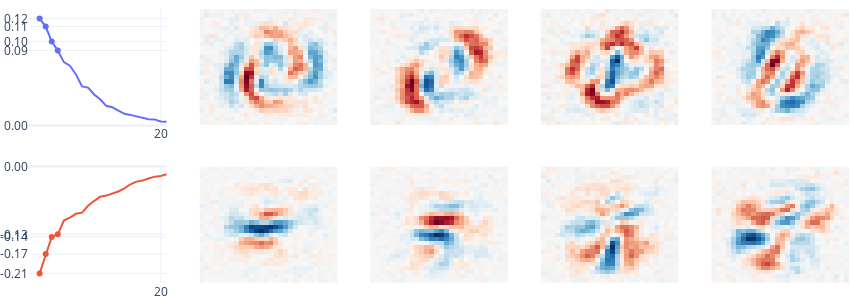
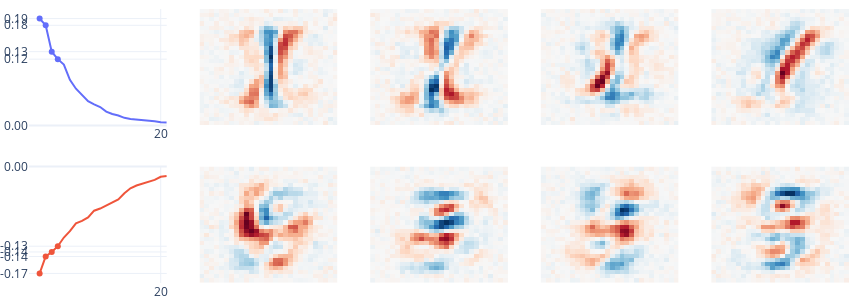
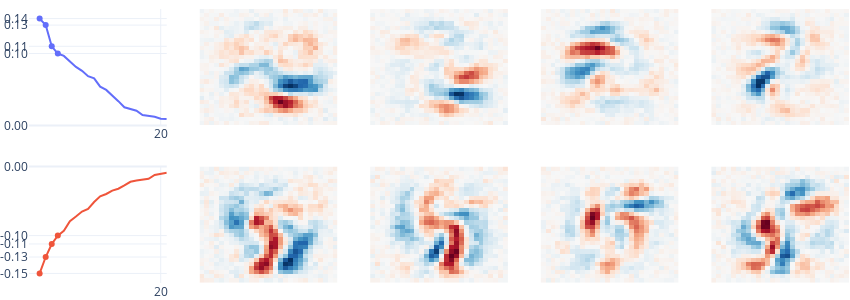
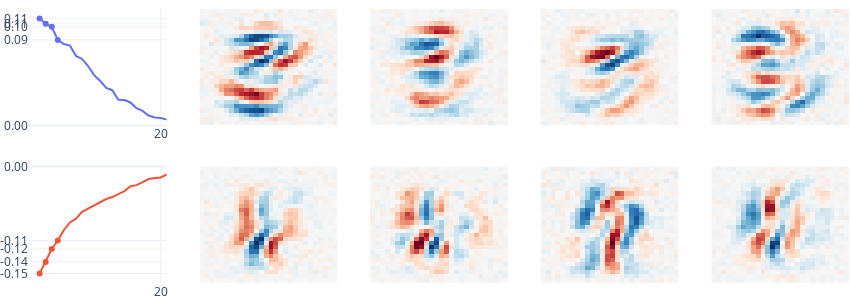

The cell these charts' notebook holds for them, in order:
### Markdown cell above
### Figure 3

### Code cell
for i in range(10):
    print(f"Eigenspectrum Plot for {mnist_labels[i]}")
    eigenspectrum_fig = plot_eigenspectrum(mnist_model, digit=i, eigenvectors=4)
    eigenspectrum_fig.show()

### Figure 1 — Plotly figure (JSON) as saved in the notebook; plotly's stock layout.template omitted (floating-point values rounded to 4 significant figures; data arrays with more than 128 entries replaced by an {"elided": "..."} marker saying what was removed)
{"data": [{"mode": "lines", "type": "scatter", "xaxis": "x", "y": [0.124, 0.1148, 0.09732, 0.08692, 0.07351, 0.06931, 0.05922, 0.04532, 0.04394, 0.03595, 0.03045, 0.02277, 0.02105, 0.01689, 0.01351, 0.01225, 0.01052, 0.009064, 0.00722, 0.007006, 0.004671, 0.004311], "yaxis": "y"}, {"marker": {"color": "#636EFA"}, "mode": "markers", "type": "scatter", "x": [3, 2, 1, 0], "xaxis": "x", "y": [0.08692, 0.09732, 0.1148, 0.124], "yaxis": "y"}, {"marker": {"color": "#EF553B"}, "mode": "lines", "type": "scatter", "xaxis": "x6", "y": [-0.211, -0.1728, -0.1388, -0.1338, -0.1065, -0.1007, -0.09325, -0.09103, -0.0775, -0.06813, -0.05965, -0.05734, -0.05306, -0.04924, -0.04321, -0.03496, -0.02979, -0.02768, -0.02354, -0.01992, -0.01858, -0.01518], "yaxis": "y6"}, {"marker": {"color": "#EF553B"}, "mode": "markers", "type": "scatter", "x": [0, 1, 2, 3], "xaxis": "x6", "y": [-0.211, -0.1728, -0.1388, -0.1338], "yaxis": "y6"}, {"colorscale": [[0, "rgb(103,0,31)"], [0.1, "rgb(178,24,43)"], [0.2, "rgb(214,96,77)"], [0.3, "rgb(244,165,130)"], [0.4, "rgb(253,219,199)"], [0.5, "rgb(247,247,247)"], [0.6, "rgb(209,229,240)"], [0.7, "rgb(146,197,222)"], [0.8, "rgb(67,147,195)"], [0.9, "rgb(33,102,172)"], [1, "rgb(5,48,97)"]], "showscale": false, "type": "heatmap", "xaxis": "x2", "yaxis": "y2", "z": {"elided": "28x28 float values"}, "zmid": 0}, {"colorscale": [[0, "rgb(103,0,31)"], [0.1, "rgb(178,24,43)"], [0.2, "rgb(214,96,77)"], [0.3, "rgb(244,165,130)"], [0.4, "rgb(253,219,199)"], [0.5, "rgb(247,247,247)"], [0.6, "rgb(209,229,240)"], [0.7, "rgb(146,197,222)"], [0.8, "rgb(67,147,195)"], [0.9, "rgb(33,102,172)"], [1, "rgb(5,48,97)"]], "showscale": false, "type": "heatmap", "xaxis": "x3", "yaxis": "y3", "z": {"elided": "28x28 float values"}, "zmid": 0}, {"colorscale": [[0, "rgb(103,0,31)"], [0.1, "rgb(178,24,43)"], [0.2, "rgb(214,96,77)"], [0.3, "rgb(244,165,130)"], [0.4, "rgb(253,219,199)"], [0.5, "rgb(247,247,247)"], [0.6, "rgb(209,229,240)"], [0.7, "rgb(146,197,222)"], [0.8, "rgb(67,147,195)"], [0.9, "rgb(33,102,172)"], [1, "rgb(5,48,97)"]], "showscale": false, "type": "heatmap", "xaxis": "x4", "yaxis": "y4", "z": {"elided": "28x28 float values"}, "zmid": 0}, {"colorscale": [[0, "rgb(103,0,31)"], [0.1, "rgb(178,24,43)"], [0.2, "rgb(214,96,77)"], [0.3, "rgb(244,165,130)"], [0.4, "rgb(253,219,199)"], [0.5, "rgb(247,247,247)"], [0.6, "rgb(209,229,240)"], [0.7, "rgb(146,197,222)"], [0.8, "rgb(67,147,195)"], [0.9, "rgb(33,102,172)"], [1, "rgb(5,48,97)"]], "showscale": false, "type": "heatmap", "xaxis": "x5", "yaxis": "y5", "z": {"elided": "28x28 float values"}, "zmid": 0}, {"colorscale": [[0, "rgb(103,0,31)"], [0.1, "rgb(178,24,43)"], [0.2, "rgb(214,96,77)"], [0.3, "rgb(244,165,130)"], [0.4, "rgb(253,219,199)"], [0.5, "rgb(247,247,247)"], [0.6, "rgb(209,229,240)"], [0.7, "rgb(146,197,222)"], [0.8, "rgb(67,147,195)"], [0.9, "rgb(33,102,172)"], [1, "rgb(5,48,97)"]], "showscale": false, "type": "heatmap", "xaxis": "x7", "yaxis": "y7", "z": {"elided": "28x28 float values"}, "zmid": 0}, {"colorscale": [[0, "rgb(103,0,31)"], [0.1, "rgb(178,24,43)"], [0.2, "rgb(214,96,77)"], [0.3, "rgb(244,165,130)"], [0.4, "rgb(253,219,199)"], [0.5, "rgb(247,247,247)"], [0.6, "rgb(209,229,240)"], [0.7, "rgb(146,197,222)"], [0.8, "rgb(67,147,195)"], [0.9, "rgb(33,102,172)"], [1, "rgb(5,48,97)"]], "showscale": false, "type": "heatmap", "xaxis": "x8", "yaxis": "y8", "z": {"elided": "28x28 float values"}, "zmid": 0}, {"colorscale": [[0, "rgb(103,0,31)"], [0.1, "rgb(178,24,43)"], [0.2, "rgb(214,96,77)"], [0.3, "rgb(244,165,130)"], [0.4, "rgb(253,219,199)"], [0.5, "rgb(247,247,247)"], [0.6, "rgb(209,229,240)"], [0.7, "rgb(146,197,222)"], [0.8, "rgb(67,147,195)"], [0.9, "rgb(33,102,172)"], [1, "rgb(5,48,97)"]], "showscale": false, "type": "heatmap", "xaxis": "x9", "yaxis": "y9", "z": {"elided": "28x28 float values"}, "zmid": 0}, {"colorscale": [[0, "rgb(103,0,31)"], [0.1, "rgb(178,24,43)"], [0.2, "rgb(214,96,77)"], [0.3, "rgb(244,165,130)"], [0.4, "rgb(253,219,199)"], [0.5, "rgb(247,247,247)"], [0.6, "rgb(209,229,240)"], [0.7, "rgb(146,197,222)"], [0.8, "rgb(67,147,195)"], [0.9, "rgb(33,102,172)"], [1, "rgb(5,48,97)"]], "showscale": false, "type": "heatmap", "xaxis": "x10", "yaxis": "y10", "z": {"elided": "28x28 float values"}, "zmid": 0}], "layout": {"autosize": false, "coloraxis": {"showscale": false}, "height": 300, "legend": {"visible": false}, "margin": {"b": 0, "l": 0, "r": 0, "t": 0}, "width": 850, "xaxis": {"anchor": "y", "domain": [0, 0.168], "ticktext": ["20"], "tickvals": [20], "visible": true, "zeroline": false}, "xaxis10": {"anchor": "y10", "domain": [0.832, 1], "visible": false}, "xaxis2": {"anchor": "y2", "domain": [0.208, 0.376], "visible": false}, "xaxis3": {"anchor": "y3", "domain": [0.416, 0.584], "visible": false}, "xaxis4": {"anchor": "y4", "domain": [0.624, 0.792], "visible": false}, "xaxis5": {"anchor": "y5", "domain": [0.832, 1], "visible": false}, "xaxis6": {"anchor": "y6", "domain": [0, 0.168], "ticktext": ["20"], "tickvals": [20], "visible": true, "zeroline": false}, "xaxis7": {"anchor": "y7", "domain": [0.208, 0.376], "visible": false}, "xaxis8": {"anchor": "y8", "domain": [0.416, 0.584], "visible": false}, "xaxis9": {"anchor": "y9", "domain": [0.624, 0.792], "visible": false}, "yaxis": {"anchor": "x", "domain": [0.575, 1], "rangemode": "tozero", "ticktext": ["0.00", "0.12", "0.11", "0.10", "0.09"], "tickvals": [0, 0.124, 0.1148, 0.09732, 0.08692], "visible": true, "zeroline": true}, "yaxis10": {"anchor": "x10", "domain": [0, 0.425], "visible": false}, "yaxis2": {"anchor": "x2", "domain": [0.575, 1], "visible": false}, "yaxis3": {"anchor": "x3", "domain": [0.575, 1], "visible": false}, "yaxis4": {"anchor": "x4", "domain": [0.575, 1], "visible": false}, "yaxis5": {"anchor": "x5", "domain": [0.575, 1], "visible": false}, "yaxis6": {"anchor": "x6", "domain": [0, 0.425], "rangemode": "tozero", "ticktext": ["0.00", "-0.21", "-0.17", "-0.14", "-0.13"], "tickvals": [0, -0.211, -0.1728, -0.1388, -0.1338], "visible": true, "zeroline": true}, "yaxis7": {"anchor": "x7", "domain": [0, 0.425], "visible": false}, "yaxis8": {"anchor": "x8", "domain": [0, 0.425], "visible": false}, "yaxis9": {"anchor": "x9", "domain": [0, 0.425], "visible": false}}}

### Figure 2 — Plotly figure (JSON) as saved in the notebook; plotly's stock layout.template omitted (floating-point values rounded to 4 significant figures; data arrays with more than 128 entries replaced by an {"elided": "..."} marker saying what was removed)
{"data": [{"mode": "lines", "type": "scatter", "xaxis": "x", "y": [0.1882, 0.1764, 0.1299, 0.1168, 0.1071, 0.08021, 0.06467, 0.05313, 0.04261, 0.03712, 0.03245, 0.02433, 0.02016, 0.01742, 0.01338, 0.01144, 0.01057, 0.008585, 0.007593, 0.007461, 0.005647, 0.005124], "yaxis": "y"}, {"marker": {"color": "#636EFA"}, "mode": "markers", "type": "scatter", "x": [3, 2, 1, 0], "xaxis": "x", "y": [0.1168, 0.1299, 0.1764, 0.1882], "yaxis": "y"}, {"marker": {"color": "#EF553B"}, "mode": "lines", "type": "scatter", "xaxis": "x6", "y": [-0.1719, -0.1446, -0.1373, -0.1281, -0.1142, -0.104, -0.09143, -0.08737, -0.0818, -0.07099, -0.0675, -0.06217, -0.05764, -0.05273, -0.043, -0.03502, -0.03051, -0.02769, -0.0254, -0.0214, -0.01646, -0.01507], "yaxis": "y6"}, {"marker": {"color": "#EF553B"}, "mode": "markers", "type": "scatter", "x": [0, 1, 2, 3], "xaxis": "x6", "y": [-0.1719, -0.1446, -0.1373, -0.1281], "yaxis": "y6"}, {"colorscale": [[0, "rgb(103,0,31)"], [0.1, "rgb(178,24,43)"], [0.2, "rgb(214,96,77)"], [0.3, "rgb(244,165,130)"], [0.4, "rgb(253,219,199)"], [0.5, "rgb(247,247,247)"], [0.6, "rgb(209,229,240)"], [0.7, "rgb(146,197,222)"], [0.8, "rgb(67,147,195)"], [0.9, "rgb(33,102,172)"], [1, "rgb(5,48,97)"]], "showscale": false, "type": "heatmap", "xaxis": "x2", "yaxis": "y2", "z": {"elided": "28x28 float values"}, "zmid": 0}, {"colorscale": [[0, "rgb(103,0,31)"], [0.1, "rgb(178,24,43)"], [0.2, "rgb(214,96,77)"], [0.3, "rgb(244,165,130)"], [0.4, "rgb(253,219,199)"], [0.5, "rgb(247,247,247)"], [0.6, "rgb(209,229,240)"], [0.7, "rgb(146,197,222)"], [0.8, "rgb(67,147,195)"], [0.9, "rgb(33,102,172)"], [1, "rgb(5,48,97)"]], "showscale": false, "type": "heatmap", "xaxis": "x3", "yaxis": "y3", "z": {"elided": "28x28 float values"}, "zmid": 0}, {"colorscale": [[0, "rgb(103,0,31)"], [0.1, "rgb(178,24,43)"], [0.2, "rgb(214,96,77)"], [0.3, "rgb(244,165,130)"], [0.4, "rgb(253,219,199)"], [0.5, "rgb(247,247,247)"], [0.6, "rgb(209,229,240)"], [0.7, "rgb(146,197,222)"], [0.8, "rgb(67,147,195)"], [0.9, "rgb(33,102,172)"], [1, "rgb(5,48,97)"]], "showscale": false, "type": "heatmap", "xaxis": "x4", "yaxis": "y4", "z": {"elided": "28x28 float values"}, "zmid": 0}, {"colorscale": [[0, "rgb(103,0,31)"], [0.1, "rgb(178,24,43)"], [0.2, "rgb(214,96,77)"], [0.3, "rgb(244,165,130)"], [0.4, "rgb(253,219,199)"], [0.5, "rgb(247,247,247)"], [0.6, "rgb(209,229,240)"], [0.7, "rgb(146,197,222)"], [0.8, "rgb(67,147,195)"], [0.9, "rgb(33,102,172)"], [1, "rgb(5,48,97)"]], "showscale": false, "type": "heatmap", "xaxis": "x5", "yaxis": "y5", "z": {"elided": "28x28 float values"}, "zmid": 0}, {"colorscale": [[0, "rgb(103,0,31)"], [0.1, "rgb(178,24,43)"], [0.2, "rgb(214,96,77)"], [0.3, "rgb(244,165,130)"], [0.4, "rgb(253,219,199)"], [0.5, "rgb(247,247,247)"], [0.6, "rgb(209,229,240)"], [0.7, "rgb(146,197,222)"], [0.8, "rgb(67,147,195)"], [0.9, "rgb(33,102,172)"], [1, "rgb(5,48,97)"]], "showscale": false, "type": "heatmap", "xaxis": "x7", "yaxis": "y7", "z": {"elided": "28x28 float values"}, "zmid": 0}, {"colorscale": [[0, "rgb(103,0,31)"], [0.1, "rgb(178,24,43)"], [0.2, "rgb(214,96,77)"], [0.3, "rgb(244,165,130)"], [0.4, "rgb(253,219,199)"], [0.5, "rgb(247,247,247)"], [0.6, "rgb(209,229,240)"], [0.7, "rgb(146,197,222)"], [0.8, "rgb(67,147,195)"], [0.9, "rgb(33,102,172)"], [1, "rgb(5,48,97)"]], "showscale": false, "type": "heatmap", "xaxis": "x8", "yaxis": "y8", "z": {"elided": "28x28 float values"}, "zmid": 0}, {"colorscale": [[0, "rgb(103,0,31)"], [0.1, "rgb(178,24,43)"], [0.2, "rgb(214,96,77)"], [0.3, "rgb(244,165,130)"], [0.4, "rgb(253,219,199)"], [0.5, "rgb(247,247,247)"], [0.6, "rgb(209,229,240)"], [0.7, "rgb(146,197,222)"], [0.8, "rgb(67,147,195)"], [0.9, "rgb(33,102,172)"], [1, "rgb(5,48,97)"]], "showscale": false, "type": "heatmap", "xaxis": "x9", "yaxis": "y9", "z": {"elided": "28x28 float values"}, "zmid": 0}, {"colorscale": [[0, "rgb(103,0,31)"], [0.1, "rgb(178,24,43)"], [0.2, "rgb(214,96,77)"], [0.3, "rgb(244,165,130)"], [0.4, "rgb(253,219,199)"], [0.5, "rgb(247,247,247)"], [0.6, "rgb(209,229,240)"], [0.7, "rgb(146,197,222)"], [0.8, "rgb(67,147,195)"], [0.9, "rgb(33,102,172)"], [1, "rgb(5,48,97)"]], "showscale": false, "type": "heatmap", "xaxis": "x10", "yaxis": "y10", "z": {"elided": "28x28 float values"}, "zmid": 0}], "layout": {"autosize": false, "coloraxis": {"showscale": false}, "height": 300, "legend": {"visible": false}, "margin": {"b": 0, "l": 0, "r": 0, "t": 0}, "width": 850, "xaxis": {"anchor": "y", "domain": [0, 0.168], "ticktext": ["20"], "tickvals": [20], "visible": true, "zeroline": false}, "xaxis10": {"anchor": "y10", "domain": [0.832, 1], "visible": false}, "xaxis2": {"anchor": "y2", "domain": [0.208, 0.376], "visible": false}, "xaxis3": {"anchor": "y3", "domain": [0.416, 0.584], "visible": false}, "xaxis4": {"anchor": "y4", "domain": [0.624, 0.792], "visible": false}, "xaxis5": {"anchor": "y5", "domain": [0.832, 1], "visible": false}, "xaxis6": {"anchor": "y6", "domain": [0, 0.168], "ticktext": ["20"], "tickvals": [20], "visible": true, "zeroline": false}, "xaxis7": {"anchor": "y7", "domain": [0.208, 0.376], "visible": false}, "xaxis8": {"anchor": "y8", "domain": [0.416, 0.584], "visible": false}, "xaxis9": {"anchor": "y9", "domain": [0.624, 0.792], "visible": false}, "yaxis": {"anchor": "x", "domain": [0.575, 1], "rangemode": "tozero", "ticktext": ["0.00", "0.19", "0.18", "0.13", "0.12"], "tickvals": [0, 0.1882, 0.1764, 0.1299, 0.1168], "visible": true, "zeroline": true}, "yaxis10": {"anchor": "x10", "domain": [0, 0.425], "visible": false}, "yaxis2": {"anchor": "x2", "domain": [0.575, 1], "visible": false}, "yaxis3": {"anchor": "x3", "domain": [0.575, 1], "visible": false}, "yaxis4": {"anchor": "x4", "domain": [0.575, 1], "visible": false}, "yaxis5": {"anchor": "x5", "domain": [0.575, 1], "visible": false}, "yaxis6": {"anchor": "x6", "domain": [0, 0.425], "rangemode": "tozero", "ticktext": ["0.00", "-0.17", "-0.14", "-0.14", "-0.13"], "tickvals": [0, -0.1719, -0.1446, -0.1373, -0.1281], "visible": true, "zeroline": true}, "yaxis7": {"anchor": "x7", "domain": [0, 0.425], "visible": false}, "yaxis8": {"anchor": "x8", "domain": [0, 0.425], "visible": false}, "yaxis9": {"anchor": "x9", "domain": [0, 0.425], "visible": false}}}

### Figure 3 — Plotly figure (JSON) as saved in the notebook; plotly's stock layout.template omitted (floating-point values rounded to 4 significant figures; data arrays with more than 128 entries replaced by an {"elided": "..."} marker saying what was removed)
{"data": [{"mode": "lines", "type": "scatter", "xaxis": "x", "y": [0.1435, 0.1347, 0.1062, 0.09653, 0.09332, 0.08572, 0.07859, 0.07331, 0.0662, 0.06318, 0.05211, 0.04772, 0.04061, 0.03262, 0.02443, 0.02194, 0.01982, 0.014, 0.01246, 0.01175, 0.008999, 0.0086], "yaxis": "y"}, {"marker": {"color": "#636EFA"}, "mode": "markers", "type": "scatter", "x": [3, 2, 1, 0], "xaxis": "x", "y": [0.09653, 0.1062, 0.1347, 0.1435], "yaxis": "y"}, {"marker": {"color": "#EF553B"}, "mode": "lines", "type": "scatter", "xaxis": "x6", "y": [-0.1492, -0.1263, -0.1081, -0.09642, -0.0898, -0.07618, -0.06973, -0.0628, -0.05899, -0.04948, -0.04158, -0.03831, -0.03365, -0.03096, -0.02639, -0.02126, -0.01963, -0.01787, -0.01702, -0.01175, -0.01027, -0.008764], "yaxis": "y6"}, {"marker": {"color": "#EF553B"}, "mode": "markers", "type": "scatter", "x": [0, 1, 2, 3], "xaxis": "x6", "y": [-0.1492, -0.1263, -0.1081, -0.09642], "yaxis": "y6"}, {"colorscale": [[0, "rgb(103,0,31)"], [0.1, "rgb(178,24,43)"], [0.2, "rgb(214,96,77)"], [0.3, "rgb(244,165,130)"], [0.4, "rgb(253,219,199)"], [0.5, "rgb(247,247,247)"], [0.6, "rgb(209,229,240)"], [0.7, "rgb(146,197,222)"], [0.8, "rgb(67,147,195)"], [0.9, "rgb(33,102,172)"], [1, "rgb(5,48,97)"]], "showscale": false, "type": "heatmap", "xaxis": "x2", "yaxis": "y2", "z": {"elided": "28x28 float values"}, "zmid": 0}, {"colorscale": [[0, "rgb(103,0,31)"], [0.1, "rgb(178,24,43)"], [0.2, "rgb(214,96,77)"], [0.3, "rgb(244,165,130)"], [0.4, "rgb(253,219,199)"], [0.5, "rgb(247,247,247)"], [0.6, "rgb(209,229,240)"], [0.7, "rgb(146,197,222)"], [0.8, "rgb(67,147,195)"], [0.9, "rgb(33,102,172)"], [1, "rgb(5,48,97)"]], "showscale": false, "type": "heatmap", "xaxis": "x3", "yaxis": "y3", "z": {"elided": "28x28 float values"}, "zmid": 0}, {"colorscale": [[0, "rgb(103,0,31)"], [0.1, "rgb(178,24,43)"], [0.2, "rgb(214,96,77)"], [0.3, "rgb(244,165,130)"], [0.4, "rgb(253,219,199)"], [0.5, "rgb(247,247,247)"], [0.6, "rgb(209,229,240)"], [0.7, "rgb(146,197,222)"], [0.8, "rgb(67,147,195)"], [0.9, "rgb(33,102,172)"], [1, "rgb(5,48,97)"]], "showscale": false, "type": "heatmap", "xaxis": "x4", "yaxis": "y4", "z": {"elided": "28x28 float values"}, "zmid": 0}, {"colorscale": [[0, "rgb(103,0,31)"], [0.1, "rgb(178,24,43)"], [0.2, "rgb(214,96,77)"], [0.3, "rgb(244,165,130)"], [0.4, "rgb(253,219,199)"], [0.5, "rgb(247,247,247)"], [0.6, "rgb(209,229,240)"], [0.7, "rgb(146,197,222)"], [0.8, "rgb(67,147,195)"], [0.9, "rgb(33,102,172)"], [1, "rgb(5,48,97)"]], "showscale": false, "type": "heatmap", "xaxis": "x5", "yaxis": "y5", "z": {"elided": "28x28 float values"}, "zmid": 0}, {"colorscale": [[0, "rgb(103,0,31)"], [0.1, "rgb(178,24,43)"], [0.2, "rgb(214,96,77)"], [0.3, "rgb(244,165,130)"], [0.4, "rgb(253,219,199)"], [0.5, "rgb(247,247,247)"], [0.6, "rgb(209,229,240)"], [0.7, "rgb(146,197,222)"], [0.8, "rgb(67,147,195)"], [0.9, "rgb(33,102,172)"], [1, "rgb(5,48,97)"]], "showscale": false, "type": "heatmap", "xaxis": "x7", "yaxis": "y7", "z": {"elided": "28x28 float values"}, "zmid": 0}, {"colorscale": [[0, "rgb(103,0,31)"], [0.1, "rgb(178,24,43)"], [0.2, "rgb(214,96,77)"], [0.3, "rgb(244,165,130)"], [0.4, "rgb(253,219,199)"], [0.5, "rgb(247,247,247)"], [0.6, "rgb(209,229,240)"], [0.7, "rgb(146,197,222)"], [0.8, "rgb(67,147,195)"], [0.9, "rgb(33,102,172)"], [1, "rgb(5,48,97)"]], "showscale": false, "type": "heatmap", "xaxis": "x8", "yaxis": "y8", "z": {"elided": "28x28 float values"}, "zmid": 0}, {"colorscale": [[0, "rgb(103,0,31)"], [0.1, "rgb(178,24,43)"], [0.2, "rgb(214,96,77)"], [0.3, "rgb(244,165,130)"], [0.4, "rgb(253,219,199)"], [0.5, "rgb(247,247,247)"], [0.6, "rgb(209,229,240)"], [0.7, "rgb(146,197,222)"], [0.8, "rgb(67,147,195)"], [0.9, "rgb(33,102,172)"], [1, "rgb(5,48,97)"]], "showscale": false, "type": "heatmap", "xaxis": "x9", "yaxis": "y9", "z": {"elided": "28x28 float values"}, "zmid": 0}, {"colorscale": [[0, "rgb(103,0,31)"], [0.1, "rgb(178,24,43)"], [0.2, "rgb(214,96,77)"], [0.3, "rgb(244,165,130)"], [0.4, "rgb(253,219,199)"], [0.5, "rgb(247,247,247)"], [0.6, "rgb(209,229,240)"], [0.7, "rgb(146,197,222)"], [0.8, "rgb(67,147,195)"], [0.9, "rgb(33,102,172)"], [1, "rgb(5,48,97)"]], "showscale": false, "type": "heatmap", "xaxis": "x10", "yaxis": "y10", "z": {"elided": "28x28 float values"}, "zmid": 0}], "layout": {"autosize": false, "coloraxis": {"showscale": false}, "height": 300, "legend": {"visible": false}, "margin": {"b": 0, "l": 0, "r": 0, "t": 0}, "width": 850, "xaxis": {"anchor": "y", "domain": [0, 0.168], "ticktext": ["20"], "tickvals": [20], "visible": true, "zeroline": false}, "xaxis10": {"anchor": "y10", "domain": [0.832, 1], "visible": false}, "xaxis2": {"anchor": "y2", "domain": [0.208, 0.376], "visible": false}, "xaxis3": {"anchor": "y3", "domain": [0.416, 0.584], "visible": false}, "xaxis4": {"anchor": "y4", "domain": [0.624, 0.792], "visible": false}, "xaxis5": {"anchor": "y5", "domain": [0.832, 1], "visible": false}, "xaxis6": {"anchor": "y6", "domain": [0, 0.168], "ticktext": ["20"], "tickvals": [20], "visible": true, "zeroline": false}, "xaxis7": {"anchor": "y7", "domain": [0.208, 0.376], "visible": false}, "xaxis8": {"anchor": "y8", "domain": [0.416, 0.584], "visible": false}, "xaxis9": {"anchor": "y9", "domain": [0.624, 0.792], "visible": false}, "yaxis": {"anchor": "x", "domain": [0.575, 1], "rangemode": "tozero", "ticktext": ["0.00", "0.14", "0.13", "0.11", "0.10"], "tickvals": [0, 0.1435, 0.1347, 0.1062, 0.09653], "visible": true, "zeroline": true}, "yaxis10": {"anchor": "x10", "domain": [0, 0.425], "visible": false}, "yaxis2": {"anchor": "x2", "domain": [0.575, 1], "visible": false}, "yaxis3": {"anchor": "x3", "domain": [0.575, 1], "visible": false}, "yaxis4": {"anchor": "x4", "domain": [0.575, 1], "visible": false}, "yaxis5": {"anchor": "x5", "domain": [0.575, 1], "visible": false}, "yaxis6": {"anchor": "x6", "domain": [0, 0.425], "rangemode": "tozero", "ticktext": ["0.00", "-0.15", "-0.13", "-0.11", "-0.10"], "tickvals": [0, -0.1492, -0.1263, -0.1081, -0.09642], "visible": true, "zeroline": true}, "yaxis7": {"anchor": "x7", "domain": [0, 0.425], "visible": false}, "yaxis8": {"anchor": "x8", "domain": [0, 0.425], "visible": false}, "yaxis9": {"anchor": "x9", "domain": [0, 0.425], "visible": false}}}

### Figure 4 — Plotly figure (JSON) as saved in the notebook; plotly's stock layout.template omitted (floating-point values rounded to 4 significant figures; data arrays with more than 128 entries replaced by an {"elided": "..."} marker saying what was removed)
{"data": [{"mode": "lines", "type": "scatter", "xaxis": "x", "y": [0.1107, 0.1052, 0.1022, 0.08859, 0.08431, 0.08274, 0.07203, 0.06887, 0.06157, 0.05212, 0.04607, 0.03876, 0.0365, 0.02668, 0.0263, 0.02379, 0.01792, 0.01501, 0.01025, 0.008238, 0.007632, 0.006017], "yaxis": "y"}, {"marker": {"color": "#636EFA"}, "mode": "markers", "type": "scatter", "x": [3, 2, 1, 0], "xaxis": "x", "y": [0.08859, 0.1022, 0.1052, 0.1107], "yaxis": "y"}, {"marker": {"color": "#EF553B"}, "mode": "lines", "type": "scatter", "xaxis": "x6", "y": [-0.1541, -0.1376, -0.1189, -0.1066, -0.09171, -0.08065, -0.07523, -0.06539, -0.06062, -0.05668, -0.0514, -0.04679, -0.04395, -0.03993, -0.03536, -0.02836, -0.02677, -0.02259, -0.01805, -0.01666, -0.01575, -0.01135], "yaxis": "y6"}, {"marker": {"color": "#EF553B"}, "mode": "markers", "type": "scatter", "x": [0, 1, 2, 3], "xaxis": "x6", "y": [-0.1541, -0.1376, -0.1189, -0.1066], "yaxis": "y6"}, {"colorscale": [[0, "rgb(103,0,31)"], [0.1, "rgb(178,24,43)"], [0.2, "rgb(214,96,77)"], [0.3, "rgb(244,165,130)"], [0.4, "rgb(253,219,199)"], [0.5, "rgb(247,247,247)"], [0.6, "rgb(209,229,240)"], [0.7, "rgb(146,197,222)"], [0.8, "rgb(67,147,195)"], [0.9, "rgb(33,102,172)"], [1, "rgb(5,48,97)"]], "showscale": false, "type": "heatmap", "xaxis": "x2", "yaxis": "y2", "z": {"elided": "28x28 float values"}, "zmid": 0}, {"colorscale": [[0, "rgb(103,0,31)"], [0.1, "rgb(178,24,43)"], [0.2, "rgb(214,96,77)"], [0.3, "rgb(244,165,130)"], [0.4, "rgb(253,219,199)"], [0.5, "rgb(247,247,247)"], [0.6, "rgb(209,229,240)"], [0.7, "rgb(146,197,222)"], [0.8, "rgb(67,147,195)"], [0.9, "rgb(33,102,172)"], [1, "rgb(5,48,97)"]], "showscale": false, "type": "heatmap", "xaxis": "x3", "yaxis": "y3", "z": {"elided": "28x28 float values"}, "zmid": 0}, {"colorscale": [[0, "rgb(103,0,31)"], [0.1, "rgb(178,24,43)"], [0.2, "rgb(214,96,77)"], [0.3, "rgb(244,165,130)"], [0.4, "rgb(253,219,199)"], [0.5, "rgb(247,247,247)"], [0.6, "rgb(209,229,240)"], [0.7, "rgb(146,197,222)"], [0.8, "rgb(67,147,195)"], [0.9, "rgb(33,102,172)"], [1, "rgb(5,48,97)"]], "showscale": false, "type": "heatmap", "xaxis": "x4", "yaxis": "y4", "z": {"elided": "28x28 float values"}, "zmid": 0}, {"colorscale": [[0, "rgb(103,0,31)"], [0.1, "rgb(178,24,43)"], [0.2, "rgb(214,96,77)"], [0.3, "rgb(244,165,130)"], [0.4, "rgb(253,219,199)"], [0.5, "rgb(247,247,247)"], [0.6, "rgb(209,229,240)"], [0.7, "rgb(146,197,222)"], [0.8, "rgb(67,147,195)"], [0.9, "rgb(33,102,172)"], [1, "rgb(5,48,97)"]], "showscale": false, "type": "heatmap", "xaxis": "x5", "yaxis": "y5", "z": {"elided": "28x28 float values"}, "zmid": 0}, {"colorscale": [[0, "rgb(103,0,31)"], [0.1, "rgb(178,24,43)"], [0.2, "rgb(214,96,77)"], [0.3, "rgb(244,165,130)"], [0.4, "rgb(253,219,199)"], [0.5, "rgb(247,247,247)"], [0.6, "rgb(209,229,240)"], [0.7, "rgb(146,197,222)"], [0.8, "rgb(67,147,195)"], [0.9, "rgb(33,102,172)"], [1, "rgb(5,48,97)"]], "showscale": false, "type": "heatmap", "xaxis": "x7", "yaxis": "y7", "z": {"elided": "28x28 float values"}, "zmid": 0}, {"colorscale": [[0, "rgb(103,0,31)"], [0.1, "rgb(178,24,43)"], [0.2, "rgb(214,96,77)"], [0.3, "rgb(244,165,130)"], [0.4, "rgb(253,219,199)"], [0.5, "rgb(247,247,247)"], [0.6, "rgb(209,229,240)"], [0.7, "rgb(146,197,222)"], [0.8, "rgb(67,147,195)"], [0.9, "rgb(33,102,172)"], [1, "rgb(5,48,97)"]], "showscale": false, "type": "heatmap", "xaxis": "x8", "yaxis": "y8", "z": {"elided": "28x28 float values"}, "zmid": 0}, {"colorscale": [[0, "rgb(103,0,31)"], [0.1, "rgb(178,24,43)"], [0.2, "rgb(214,96,77)"], [0.3, "rgb(244,165,130)"], [0.4, "rgb(253,219,199)"], [0.5, "rgb(247,247,247)"], [0.6, "rgb(209,229,240)"], [0.7, "rgb(146,197,222)"], [0.8, "rgb(67,147,195)"], [0.9, "rgb(33,102,172)"], [1, "rgb(5,48,97)"]], "showscale": false, "type": "heatmap", "xaxis": "x9", "yaxis": "y9", "z": {"elided": "28x28 float values"}, "zmid": 0}, {"colorscale": [[0, "rgb(103,0,31)"], [0.1, "rgb(178,24,43)"], [0.2, "rgb(214,96,77)"], [0.3, "rgb(244,165,130)"], [0.4, "rgb(253,219,199)"], [0.5, "rgb(247,247,247)"], [0.6, "rgb(209,229,240)"], [0.7, "rgb(146,197,222)"], [0.8, "rgb(67,147,195)"], [0.9, "rgb(33,102,172)"], [1, "rgb(5,48,97)"]], "showscale": false, "type": "heatmap", "xaxis": "x10", "yaxis": "y10", "z": {"elided": "28x28 float values"}, "zmid": 0}], "layout": {"autosize": false, "coloraxis": {"showscale": false}, "height": 300, "legend": {"visible": false}, "margin": {"b": 0, "l": 0, "r": 0, "t": 0}, "width": 850, "xaxis": {"anchor": "y", "domain": [0, 0.168], "ticktext": ["20"], "tickvals": [20], "visible": true, "zeroline": false}, "xaxis10": {"anchor": "y10", "domain": [0.832, 1], "visible": false}, "xaxis2": {"anchor": "y2", "domain": [0.208, 0.376], "visible": false}, "xaxis3": {"anchor": "y3", "domain": [0.416, 0.584], "visible": false}, "xaxis4": {"anchor": "y4", "domain": [0.624, 0.792], "visible": false}, "xaxis5": {"anchor": "y5", "domain": [0.832, 1], "visible": false}, "xaxis6": {"anchor": "y6", "domain": [0, 0.168], "ticktext": ["20"], "tickvals": [20], "visible": true, "zeroline": false}, "xaxis7": {"anchor": "y7", "domain": [0.208, 0.376], "visible": false}, "xaxis8": {"anchor": "y8", "domain": [0.416, 0.584], "visible": false}, "xaxis9": {"anchor": "y9", "domain": [0.624, 0.792], "visible": false}, "yaxis": {"anchor": "x", "domain": [0.575, 1], "rangemode": "tozero", "ticktext": ["0.00", "0.11", "0.11", "0.10", "0.09"], "tickvals": [0, 0.1107, 0.1052, 0.1022, 0.08859], "visible": true, "zeroline": true}, "yaxis10": {"anchor": "x10", "domain": [0, 0.425], "visible": false}, "yaxis2": {"anchor": "x2", "domain": [0.575, 1], "visible": false}, "yaxis3": {"anchor": "x3", "domain": [0.575, 1], "visible": false}, "yaxis4": {"anchor": "x4", "domain": [0.575, 1], "visible": false}, "yaxis5": {"anchor": "x5", "domain": [0.575, 1], "visible": false}, "yaxis6": {"anchor": "x6", "domain": [0, 0.425], "rangemode": "tozero", "ticktext": ["0.00", "-0.15", "-0.14", "-0.12", "-0.11"], "tickvals": [0, -0.1541, -0.1376, -0.1189, -0.1066], "visible": true, "zeroline": true}, "yaxis7": {"anchor": "x7", "domain": [0, 0.425], "visible": false}, "yaxis8": {"anchor": "x8", "domain": [0, 0.425], "visible": false}, "yaxis9": {"anchor": "x9", "domain": [0, 0.425], "visible": false}}}
